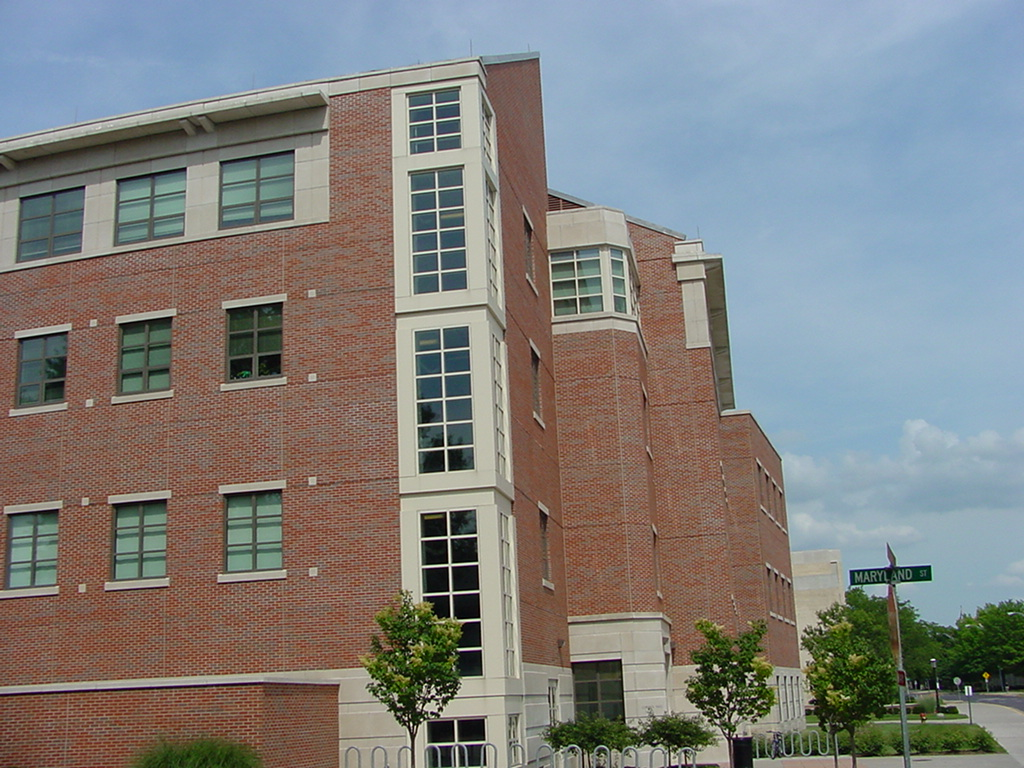
#> input picture homework/assignment-1/images/building.jpg, 1024 x 768 px
$ python threshold.py --image images/building.jpg --threshold 100
#> lines starting #> are read from the running program, lines starting #| are printed output that depends on the picture; after the words box and inside, x2 and y2 are one past the last pixel; in counts of white or black regions, pixels touching at a corner belong together

import argparse
import cv2
import numpy as np
import sys

### Initialize argument parser
parser = argparse.ArgumentParser(description="Perform Grayscale Image Thresholding")

### Create required argument group
requiredNamed = parser.add_argument_group("Required named arguments")

### Add arguments
requiredNamed.add_argument("-i", "--image", help="Path to input image", required=True)
requiredNamed.add_argument("-t", "--threshold", help="Pixel threshold value", type=int, required=True)
parser.add_argument("-o", "--output", help="Optional path for output image")

### Parse arguments
args = parser.parse_args()

### Save arguments
image_path = args.image
threshold = np.uint8(args.threshold)
output_path = args.output

### Read in image
img = cv2.imread(image_path, cv2.IMREAD_GRAYSCALE)
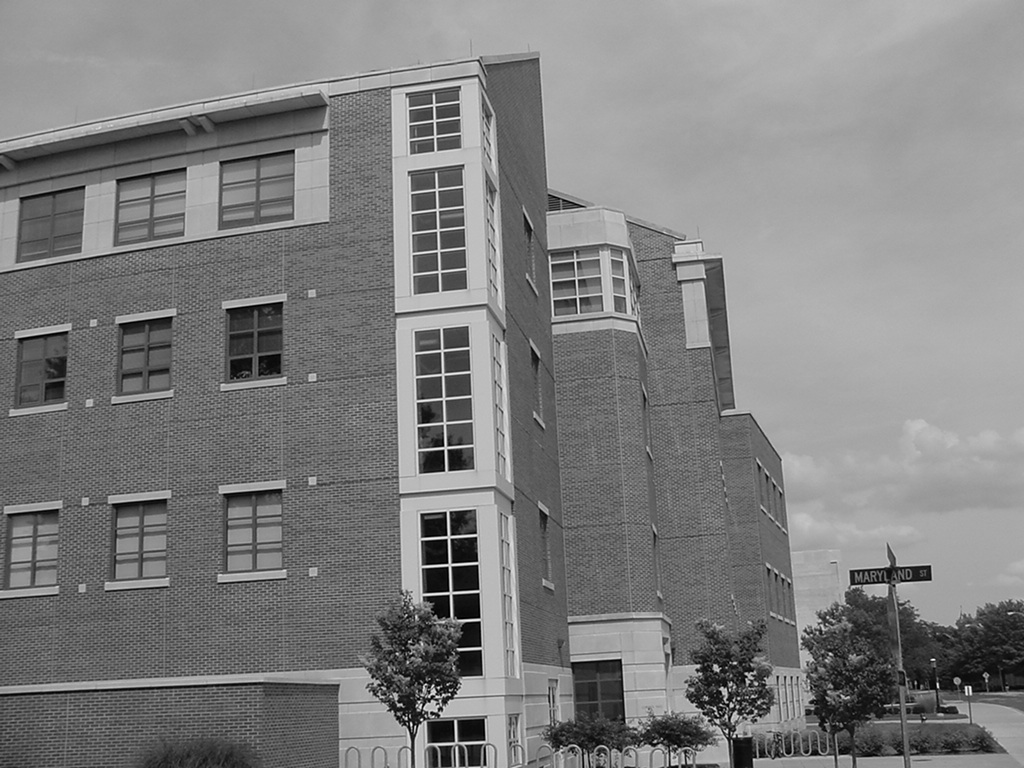
#> img: shape (768, 1024); min 0, max 255, mean 127.1

if img is None:
    sys.exit(print("Could not read image from supplied path:", image_path))

### Perform image thresholding
img[img < threshold] = 0
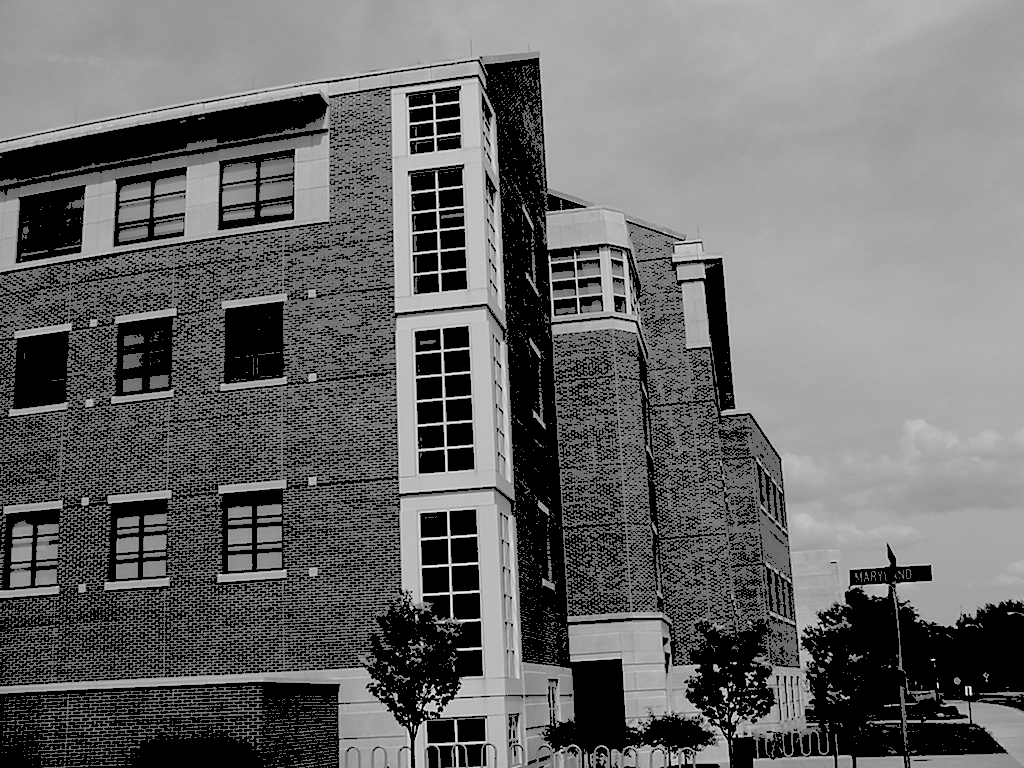
#> img: shape (768, 1024); min 0, max 255, mean 105.2
img[img > 0] = 255
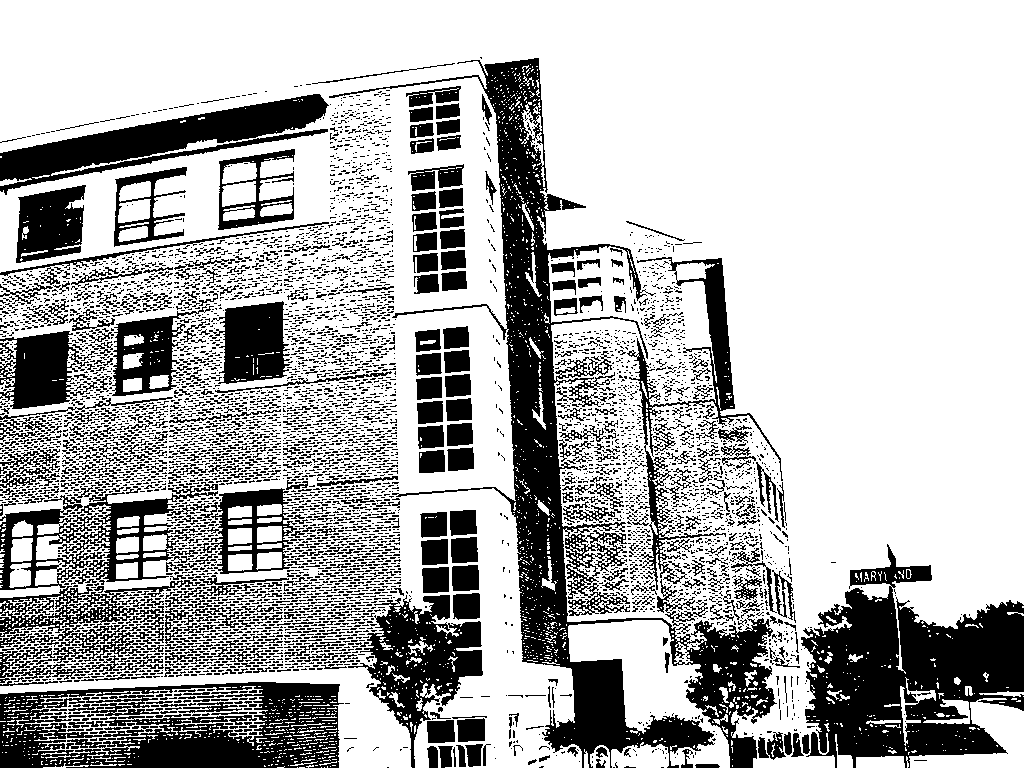
#> img: shape (768, 1024); 70% white; 6210 black regions (5621 under 20 px), largest, box (x1, y1, x2, y2) and area: (329, 58, 777, 768) 44859, (801, 544, 1024, 768) 27724, (0, 682, 344, 768) 17082

### Display image
cv2.imshow("Display window", img)
cv2.waitKey(0)
cv2.destroyAllWindows()

if output_path is not None:
    cv2.imwrite(output_path, img)

$ run again, on homework/assignment-1/images/castle.jpg
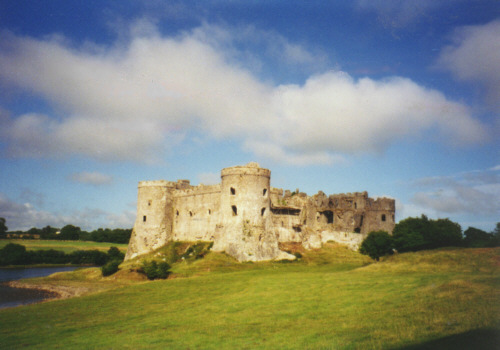
#> input picture homework/assignment-1/images/castle.jpg, 500 x 350 px
#> `img[img < threshold] = 0`:
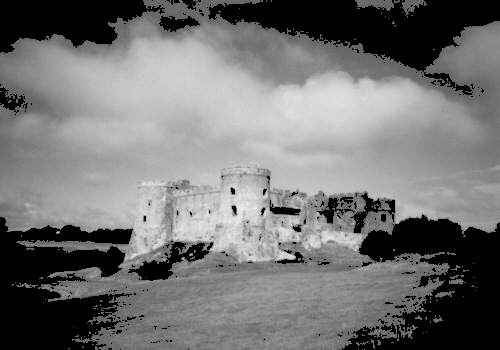
#> img: shape (350, 500); min 0, max 240, mean 115.4
#> `img[img > 0] = 255`:
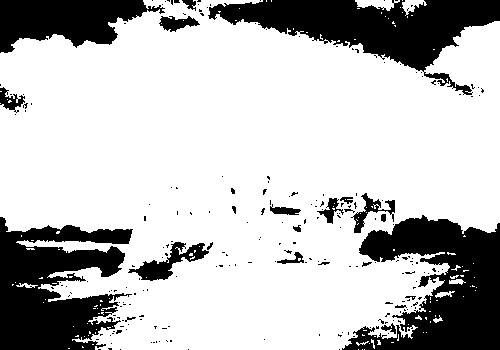
#> img: shape (350, 500); 74.9% white; 226 black regions (202 under 20 px), largest, box (x1, y1, x2, y2) and area: (342, 215, 500, 350) 12149, (0, 217, 133, 350) 11448, (208, 0, 500, 95) 11019

$ run again, on homework/assignment-1/images/clown.jpg
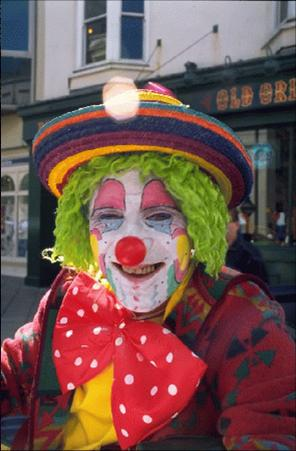
#> input picture homework/assignment-1/images/clown.jpg, 296 x 451 px
#> `img[img < threshold] = 0`:
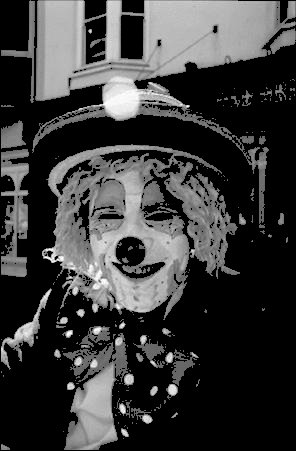
#> img: shape (451, 296); min 0, max 255, mean 59.1
#> `img[img > 0] = 255`:
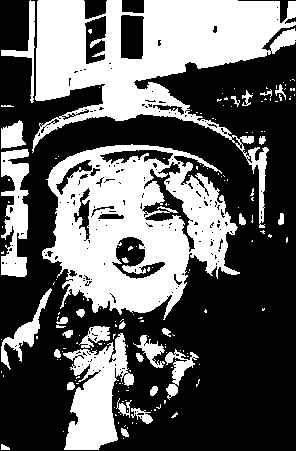
#> img: shape (451, 296); 39.1% white; 171 white regions (138 under 20 px), largest, box (x1, y1, x2, y2) and area: (32, 0, 296, 228) 20656, (42, 144, 240, 320) 19708, (63, 333, 134, 450) 4444
